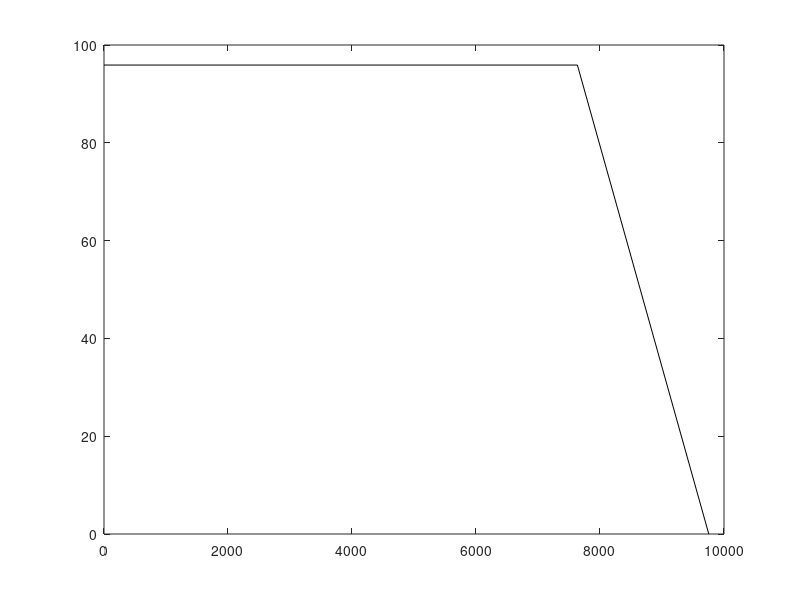

MATLAB code for this plot: (Note: this script raises an error after producing the figure.)
clc
clear

% we have to keep mwf same as before
MWF = [0.9700    0.9850    0.6225    0.9900    0.9850    0.9873    0.9844    0.9900    0.9950];

% get (L/D)_max from updated aero calcs
L_D_max = 19.0692; % i think this was right???
L_D_cruise = 0.866 * L_D_max;
L_D_loiter = L_D_max;

% sfc values
sfc_cruise = 13.825 * 1e-6 * 9.81; % 1/s
sfc_loiter = 11.1 * 1e-6 * 9.81; % 1/s

% velocity values
V_cruise1 = 245; % m/s
V_cruise2 = 241.5; % m/s
V_loiter = 120; % m/s

% range calculation (cruise 1)
% get relevant mass weight fractions
mwf_cruise1 = MWF(3);
mwf_cruise2 = MWF(6);
mwf_loiter = MWF(7);
% breguet range equation
range_cruise1 = V_cruise1 * (1/sfc_cruise) * L_D_cruise * log(1/mwf_cruise1);
range_cruise2 = V_cruise2 * (1/sfc_cruise) * L_D_cruise * log(1/mwf_cruise2);
endurance_loiter = (1/sfc_loiter) * L_D_loiter * log(1/mwf_loiter);

% do the payload graph thing

% max fuel, zero payload
W_max = 353385;
W_empty = 142971; % kg
W_fuel_cruise = W_max * prod(MWF(1:2)) * (1 - MWF(3));
W_post_cruise = W_empty / prod(MWF(4:end));
W_pre_cruise = W_post_cruise + W_fuel_cruise;
range_fuelonly = max(range_cruise1, V_cruise1 * (1/sfc_cruise) * L_D_cruise * ...
    log(W_pre_cruise/W_post_cruise)) / 1852;

% max fuel, MTOW
W_payload = W_max - W_empty / prod(MWF);
W_post_cruise = (W_empty + W_payload) / prod(MWF(4:end));
W_pre_cruise = W_post_cruise + W_fuel_cruise;
range_maxfuel = max(range_cruise1, V_cruise1 * (1/sfc_cruise) * L_D_cruise * ...
    log(W_pre_cruise/W_post_cruise)) / 1852;

% range plot
figure;
plot([0 range_maxfuel], [W_payload W_payload] / 1000, "k")
hold on
plot([range_maxfuel range_fuelonly], [W_payload 0]/1000, "k")
xline(7500, "--")
xlabel("Cruise Range (nmi)")
ylabel("Payload mass (tonnes)")
legend("Aircraft Cruise Range Envelope", "", "Cruise Range Requirement")
grid on
